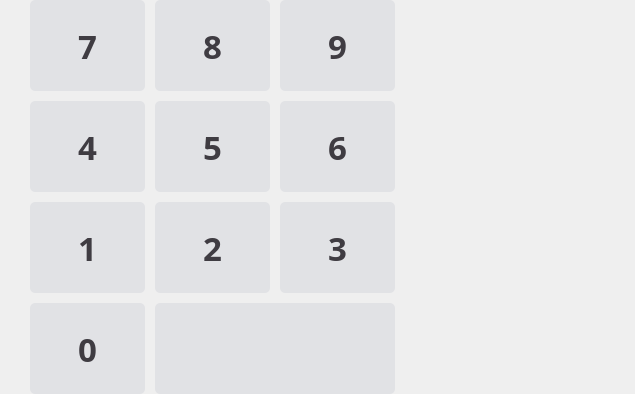
       <widget class="QFrame" name="main_i_frame">
        <property name="styleSheet">
         <string notr="true">QFrame#main_i_frame{
border: 2px solid #dddddd;
border-top: none;
border-right: none;
border-bottom: none;
}</string>
        </property>
        <property name="frameShape">
         <enum>QFrame::NoFrame</enum>
        </property>
        <property name="frameShadow">
         <enum>QFrame::Raised</enum>
        </property>
        <layout class="QVBoxLayout" name="verticalLayout_4">
         <property name="spacing">
          <number>10</number>
         </property>
         <property name="leftMargin">
          <number>30</number>
         </property>
         <property name="topMargin">
          <number>0</number>
         </property>
         <property name="rightMargin">
          <number>240</number>
         </property>
         <property name="bottomMargin">
          <number>0</number>
         </property>
         <item>
          <widget class="QFrame" name="num_frame">
           <property name="styleSheet">
            <string notr="true">QPushButton{
color:#3F3C42;
background:#E1E2E5;
border-radius:5px;
}
QPushButton:pressed{
background:#D6D8DD;
}</string>
           </property>
           <property name="frameShape">
            <enum>QFrame::NoFrame</enum>
           </property>
           <property name="frameShadow">
            <enum>QFrame::Raised</enum>
           </property>
           <layout class="QVBoxLayout" name="verticalLayout_5">
            <property name="spacing">
             <number>10</number>
            </property>
            <property name="leftMargin">
             <number>0</number>
            </property>
            <property name="topMargin">
             <number>0</number>
            </property>
            <property name="rightMargin">
             <number>0</number>
            </property>
            <property name="bottomMargin">
             <number>0</number>
            </property>
            <item>
             <widget class="QFrame" name="num1_frame">
              <property name="minimumSize">
               <size>
                <width>365</width>
                <height>0</height>
               </size>
              </property>
              <property name="maximumSize">
               <size>
                <width>365</width>
                <height>16777215</height>
               </size>
              </property>
              <property name="frameShape">
               <enum>QFrame::NoFrame</enum>
              </property>
              <property name="frameShadow">
               <enum>QFrame::Raised</enum>
              </property>
              <layout class="QHBoxLayout" name="horizontalLayout_3">
               <property name="spacing">
                <number>10</number>
               </property>
               <property name="leftMargin">
                <number>0</number>
               </property>
               <property name="topMargin">
                <number>0</number>
               </property>
               <property name="rightMargin">
                <number>0</number>
               </property>
               <property name="bottomMargin">
                <number>0</number>
               </property>
               <item>
                <widget class="QPushButton" name="btn_7">
                 <property name="sizePolicy">
                  <sizepolicy hsizetype="Preferred" vsizetype="Preferred">
                   <horstretch>0</horstretch>
                   <verstretch>0</verstretch>
                  </sizepolicy>
                 </property>
                 <property name="minimumSize">
                  <size>
                   <width>105</width>
                   <height>91</height>
                  </size>
                 </property>
                 <property name="maximumSize">
                  <size>
                   <width>16777215</width>
                   <height>91</height>
                  </size>
                 </property>
                 <property name="font">
                  <font>
                   <family>맑은 고딕</family>
                   <pointsize>25</pointsize>
                   <weight>75</weight>
                   <italic>false</italic>
                   <bold>true</bold>
                  </font>
                 </property>
                 <property name="cursor">
                  <cursorShape>PointingHandCursor</cursorShape>
                 </property>
                 <property name="text">
                  <string>7</string>
                 </property>
                </widget>
               </item>
               <item>
                <widget class="QPushButton" name="btn_8">
                 <property name="sizePolicy">
                  <sizepolicy hsizetype="Preferred" vsizetype="Preferred">
                   <horstretch>0</horstretch>
                   <verstretch>0</verstretch>
                  </sizepolicy>
                 </property>
                 <property name="minimumSize">
                  <size>
                   <width>105</width>
                   <height>91</height>
                  </size>
                 </property>
                 <property name="maximumSize">
                  <size>
                   <width>16777215</width>
                   <height>91</height>
                  </size>
                 </property>
                 <property name="font">
                  <font>
                   <family>맑은 고딕</family>
                   <pointsize>25</pointsize>
                   <weight>75</weight>
                   <italic>false</italic>
                   <bold>true</bold>
                  </font>
                 </property>
                 <property name="cursor">
                  <cursorShape>PointingHandCursor</cursorShape>
                 </property>
                 <property name="text">
                  <string>8</string>
                 </property>
                </widget>
               </item>
               <item>
                <widget class="QPushButton" name="btn_9">
                 <property name="sizePolicy">
                  <sizepolicy hsizetype="Preferred" vsizetype="Preferred">
                   <horstretch>0</horstretch>
                   <verstretch>0</verstretch>
                  </sizepolicy>
                 </property>
                 <property name="minimumSize">
                  <size>
                   <width>105</width>
                   <height>91</height>
                  </size>
                 </property>
                 <property name="maximumSize">
                  <size>
                   <width>16777215</width>
                   <height>91</height>
                  </size>
                 </property>
                 <property name="font">
                  <font>
                   <family>맑은 고딕</family>
                   <pointsize>25</pointsize>
                   <weight>75</weight>
                   <italic>false</italic>
                   <bold>true</bold>
                  </font>
                 </property>
                 <property name="cursor">
                  <cursorShape>PointingHandCursor</cursorShape>
                 </property>
                 <property name="text">
                  <string>9</string>
                 </property>
                </widget>
               </item>
              </layout>
             </widget>
            </item>
            <item>
             <widget class="QFrame" name="num2_frame">
              <property name="minimumSize">
               <size>
                <width>365</width>
                <height>0</height>
               </size>
              </property>
              <property name="maximumSize">
               <size>
                <width>365</width>
                <height>16777215</height>
               </size>
              </property>
              <property name="frameShape">
               <enum>QFrame::NoFrame</enum>
              </property>
              <property name="frameShadow">
               <enum>QFrame::Raised</enum>
              </property>
              <layout class="QHBoxLayout" name="horizontalLayout_4">
               <property name="spacing">
                <number>10</number>
               </property>
               <property name="leftMargin">
                <number>0</number>
               </property>
               <property name="topMargin">
                <number>0</number>
               </property>
               <property name="rightMargin">
                <number>0</number>
               </property>
               <property name="bottomMargin">
                <number>0</number>
               </property>
               <item>
                <widget class="QPushButton" name="btn_4">
                 <property name="sizePolicy">
                  <sizepolicy hsizetype="Preferred" vsizetype="Preferred">
                   <horstretch>0</horstretch>
                   <verstretch>0</verstretch>
                  </sizepolicy>
                 </property>
                 <property name="minimumSize">
                  <size>
                   <width>105</width>
                   <height>91</height>
                  </size>
                 </property>
                 <property name="maximumSize">
                  <size>
                   <width>16777215</width>
                   <height>91</height>
                  </size>
                 </property>
                 <property name="font">
                  <font>
                   <family>맑은 고딕</family>
                   <pointsize>25</pointsize>
                   <weight>75</weight>
                   <italic>false</italic>
                   <bold>true</bold>
                  </font>
                 </property>
                 <property name="cursor">
                  <cursorShape>PointingHandCursor</cursorShape>
                 </property>
                 <property name="text">
                  <string>4</string>
                 </property>
                </widget>
               </item>
               <item>
                <widget class="QPushButton" name="btn_5">
                 <property name="sizePolicy">
                  <sizepolicy hsizetype="Preferred" vsizetype="Preferred">
                   <horstretch>0</horstretch>
                   <verstretch>0</verstretch>
                  </sizepolicy>
                 </property>
                 <property name="minimumSize">
                  <size>
                   <width>105</width>
                   <height>91</height>
                  </size>
                 </property>
                 <property name="maximumSize">
                  <size>
                   <width>16777215</width>
                   <height>91</height>
                  </size>
                 </property>
                 <property name="font">
                  <font>
                   <family>맑은 고딕</family>
                   <pointsize>25</pointsize>
                   <weight>75</weight>
                   <italic>false</italic>
                   <bold>true</bold>
                  </font>
                 </property>
                 <property name="cursor">
                  <cursorShape>PointingHandCursor</cursorShape>
                 </property>
                 <property name="text">
                  <string>5</string>
                 </property>
                </widget>
               </item>
               <item>
                <widget class="QPushButton" name="btn_6">
                 <property name="sizePolicy">
                  <sizepolicy hsizetype="Preferred" vsizetype="Preferred">
                   <horstretch>0</horstretch>
                   <verstretch>0</verstretch>
                  </sizepolicy>
                 </property>
                 <property name="minimumSize">
                  <size>
                   <width>105</width>
                   <height>91</height>
                  </size>
                 </property>
                 <property name="maximumSize">
                  <size>
                   <width>16777215</width>
                   <height>91</height>
                  </size>
                 </property>
                 <property name="font">
                  <font>
                   <family>맑은 고딕</family>
                   <pointsize>25</pointsize>
                   <weight>75</weight>
                   <italic>false</italic>
                   <bold>true</bold>
                  </font>
                 </property>
                 <property name="cursor">
                  <cursorShape>PointingHandCursor</cursorShape>
                 </property>
                 <property name="text">
                  <string>6</string>
                 </property>
                </widget>
               </item>
              </layout>
             </widget>
            </item>
            <item>
             <widget class="QFrame" name="num3_frame">
              <property name="minimumSize">
               <size>
                <width>365</width>
                <height>0</height>
               </size>
              </property>
              <property name="maximumSize">
               <size>
                <width>365</width>
                <height>16777215</height>
               </size>
              </property>
              <property name="frameShape">
               <enum>QFrame::NoFrame</enum>
              </property>
              <property name="frameShadow">
               <enum>QFrame::Raised</enum>
              </property>
              <layout class="QHBoxLayout" name="horizontalLayout_5">
               <property name="spacing">
                <number>10</number>
               </property>
               <property name="leftMargin">
                <number>0</number>
               </property>
               <property name="topMargin">
                <number>0</number>
               </property>
               <property name="rightMargin">
                <number>0</number>
               </property>
               <property name="bottomMargin">
                <number>0</number>
               </property>
               <item>
                <widget class="QPushButton" name="btn_1">
                 <property name="sizePolicy">
                  <sizepolicy hsizetype="Preferred" vsizetype="Preferred">
                   <horstretch>0</horstretch>
                   <verstretch>0</verstretch>
                  </sizepolicy>
                 </property>
                 <property name="minimumSize">
                  <size>
                   <width>105</width>
                   <height>91</height>
                  </size>
                 </property>
                 <property name="maximumSize">
                  <size>
                   <width>16777215</width>
                   <height>91</height>
                  </size>
                 </property>
                 <property name="font">
                  <font>
                   <family>맑은 고딕</family>
                   <pointsize>25</pointsize>
                   <weight>75</weight>
                   <italic>false</italic>
                   <bold>true</bold>
                  </font>
                 </property>
                 <property name="cursor">
                  <cursorShape>PointingHandCursor</cursorShape>
                 </property>
                 <property name="text">
                  <string>1</string>
                 </property>
                </widget>
               </item>
               <item>
                <widget class="QPushButton" name="btn_2">
                 <property name="sizePolicy">
                  <sizepolicy hsizetype="Preferred" vsizetype="Preferred">
                   <horstretch>0</horstretch>
                   <verstretch>0</verstretch>
                  </sizepolicy>
                 </property>
                 <property name="minimumSize">
                  <size>
                   <width>105</width>
                   <height>91</height>
                  </size>
                 </property>
                 <property name="maximumSize">
                  <size>
                   <width>16777215</width>
                   <height>91</height>
                  </size>
                 </property>
                 <property name="font">
                  <font>
                   <family>맑은 고딕</family>
                   <pointsize>25</pointsize>
                   <weight>75</weight>
                   <italic>false</italic>
                   <bold>true</bold>
                  </font>
                 </property>
                 <property name="cursor">
                  <cursorShape>PointingHandCursor</cursorShape>
                 </property>
                 <property name="text">
                  <string>2</string>
                 </property>
                </widget>
               </item>
               <item>
                <widget class="QPushButton" name="btn_3">
                 <property name="sizePolicy">
                  <sizepolicy hsizetype="Preferred" vsizetype="Preferred">
                   <horstretch>0</horstretch>
                   <verstretch>0</verstretch>
                  </sizepolicy>
                 </property>
                 <property name="minimumSize">
                  <size>
                   <width>105</width>
                   <height>91</height>
                  </size>
                 </property>
                 <property name="maximumSize">
                  <size>
                   <width>16777215</width>
                   <height>91</height>
                  </size>
                 </property>
                 <property name="font">
                  <font>
                   <family>맑은 고딕</family>
                   <pointsize>25</pointsize>
                   <weight>75</weight>
                   <italic>false</italic>
                   <bold>true</bold>
                  </font>
                 </property>
                 <property name="cursor">
                  <cursorShape>PointingHandCursor</cursorShape>
                 </property>
                 <property name="text">
                  <string>3</string>
                 </property>
                </widget>
               </item>
              </layout>
             </widget>
            </item>
            <item>
             <widget class="QFrame" name="num4_frame">
              <property name="minimumSize">
               <size>
                <width>365</width>
                <height>0</height>
               </size>
              </property>
              <property name="maximumSize">
               <size>
                <width>365</width>
                <height>16777215</height>
               </size>
              </property>
              <property name="frameShape">
               <enum>QFrame::NoFrame</enum>
              </property>
              <property name="frameShadow">
               <enum>QFrame::Raised</enum>
              </property>
              <layout class="QHBoxLayout" name="horizontalLayout_6">
               <property name="spacing">
                <number>10</number>
               </property>
               <property name="leftMargin">
                <number>0</number>
               </property>
               <property name="topMargin">
                <number>0</number>
               </property>
               <property name="rightMargin">
                <number>0</number>
               </property>
               <property name="bottomMargin">
                <number>0</number>
               </property>
               <item>
                <widget class="QPushButton" name="btn_0">
                 <property name="sizePolicy">
                  <sizepolicy hsizetype="Preferred" vsizetype="Preferred">
                   <horstretch>0</horstretch>
                   <verstretch>0</verstretch>
                  </sizepolicy>
                 </property>
                 <property name="minimumSize">
                  <size>
                   <width>105</width>
                   <height>91</height>
                  </size>
                 </property>
                 <property name="maximumSize">
                  <size>
                   <width>115</width>
                   <height>91</height>
                  </size>
                 </property>
                 <property name="font">
                  <font>
                   <family>맑은 고딕</family>
                   <pointsize>25</pointsize>
                   <weight>75</weight>
                   <italic>false</italic>
                   <bold>true</bold>
                  </font>
                 </property>
                 <property name="cursor">
                  <cursorShape>PointingHandCursor</cursorShape>
                 </property>
                 <property name="text">
                  <string>0</string>
                 </property>
                </widget>
               </item>
               <item>
                <widget class="QPushButton" name="backspace">
                 <property name="minimumSize">
                  <size>
                   <width>0</width>
                   <height>91</height>
                  </size>
                 </property>
                 <property name="maximumSize">
                  <size>
                   <width>16777215</width>
                   <height>91</height>
                  </size>
                 </property>
                 <property name="font">
                  <font>
                   <family>맑은 고딕</family>
                   <weight>75</weight>
                   <italic>false</italic>
                   <bold>true</bold>
                  </font>
                 </property>
                 <property name="cursor">
                  <cursorShape>PointingHandCursor</cursorShape>
                 </property>
                 <property name="text">
                  <string/>
                 </property>
                 <property name="icon">
                  <iconset>
                   <normaloff>../img/backspace.png</normaloff>../img/backspace.png</iconset>
                 </property>
                 <property name="iconSize">
                  <size>
                   <width>71</width>
                   <height>141</height>
                  </size>
                 </property>
                </widget>
               </item>
              </layout>
             </widget>
            </item>
           </layout>
          </widget>
         </item>
        </layout>
       </widget>
